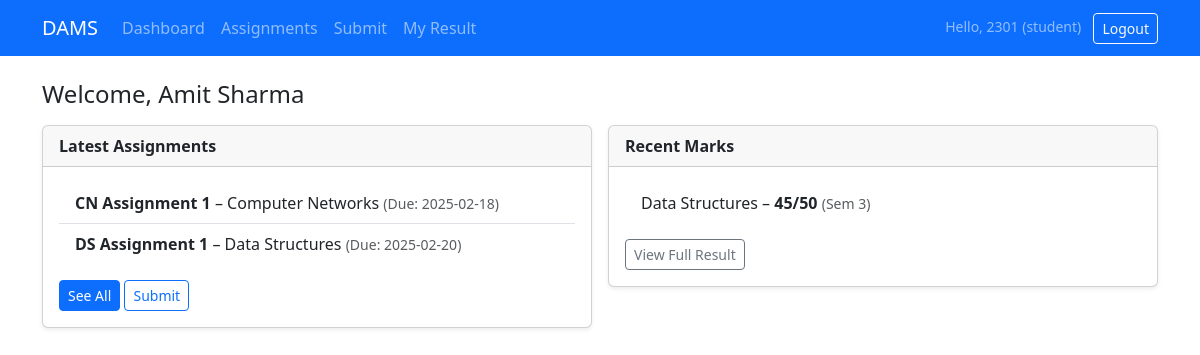
The app's page /pages/dashboard_student.php (signed in) with its own data.
### tables this page shows
CREATE TABLE students (
    id INT AUTO_INCREMENT PRIMARY KEY,
    name VARCHAR(100) NOT NULL,
    roll VARCHAR(50) UNIQUE NOT NULL,
    course VARCHAR(100) NOT NULL
);

CREATE TABLE assignments (
    id INT AUTO_INCREMENT PRIMARY KEY,
    title VARCHAR(200) NOT NULL,
    description TEXT,
    subject_id INT,
    due_date DATE,
    created_at TIMESTAMP DEFAULT CURRENT_TIMESTAMP,
    FOREIGN KEY (subject_id) REFERENCES subjects(id)
);

CREATE TABLE subjects (
    id INT AUTO_INCREMENT PRIMARY KEY,
    subject_name VARCHAR(100) NOT NULL,
    faculty_id INT,
    FOREIGN KEY (faculty_id) REFERENCES faculty(id)
);

CREATE TABLE results (
    id INT AUTO_INCREMENT PRIMARY KEY,
    student_id INT NOT NULL,
    subject_id INT NOT NULL,
    marks INT NOT NULL,
    total_marks INT NOT NULL DEFAULT 100,
    semester VARCHAR(10) NOT NULL,
    created_at TIMESTAMP DEFAULT CURRENT_TIMESTAMP,
    FOREIGN KEY (student_id) REFERENCES students(id),
    FOREIGN KEY (subject_id) REFERENCES subjects(id)
);

### pages/dashboard_student.php (the view, shortened to what this page needs)
<?php
require_once __DIR__ . '/../config/db.php';
require_once __DIR__ . '/../includes/header.php';
require_once __DIR__ . '/../includes/navbar.php';
$uname = $_SESSION['user']['username'];
$stu = $conn->prepare("SELECT id, name, roll, course FROM students WHERE roll=? LIMIT 1");
$stu->bind_param('s',$uname);
$stu->execute();
$student = $stu->get_result()->fetch_assoc();
$assignments = $conn->query("SELECT a.title, s.subject_name, a.due_date FROM assignments a LEFT JOIN subjects s ON a.subject_id=s.id ORDER BY a.id DESC LIMIT 6");
$marksSQL = "SELECT sub.subject_name, r.marks, r.total_marks, r.semester
             FROM results r JOIN subjects sub ON r.subject_id=sub.id
             WHERE r.student_id=? ORDER BY r.id DESC LIMIT 6";
$marks = $conn->prepare($marksSQL);
$stuId = (int)($student['id'] ?? 0);
$marks->bind_param('i',$stuId);
$marks->execute();
$recentMarks = $marks->get_result();
?>
<div class="container py-4">
  <h4 class="mb-3">Welcome, <?= htmlspecialchars($student['name'] ?? $uname) ?></h4>
  <div class="row g-3">
    <div class="col-md-6">
      <div class="card shadow-sm">
        <div class="card-header fw-bold">Latest Assignments</div>
        <div class="card-body">
          <ul class="list-group list-group-flush">
            <?php if($assignments && $assignments->num_rows): while($a=$assignments->fetch_assoc()): ?>
              <li class="list-group-item">
                <strong><?= htmlspecialchars($a['title']) ?></strong>
                <?php if($a['subject_name']): ?> – <?= htmlspecialchars($a['subject_name']) ?><?php endif; ?>
                <span class="small text-muted"> (Due: <?= htmlspecialchars($a['due_date'] ?? '-') ?>)</span>
              </li>
            <?php endwhile; else: ?>
              <li class="list-group-item">No assignments yet.</li>
            <?php endif; ?>
          </ul>
          <div class="mt-3">
            <a href="/dams/pages/assignments/student_view.php" class="btn btn-sm btn-primary">See All</a>
            <a href="/dams/pages/assignments/submit.php" class="btn btn-sm btn-outline-primary">Submit</a>
          </div>
        </div>
      </div>
    </div>
    <div class="col-md-6">
      <div class="card shadow-sm">
        <div class="card-header fw-bold">Recent Marks</div>
        <div class="card-body">
          <ul class="list-group list-group-flush">
            <?php if($recentMarks && $recentMarks->num_rows): while($m=$recentMarks->fetch_assoc()): ?>
              <li class="list-group-item">
                <?= htmlspecialchars($m['subject_name']) ?> – <strong><?= (int)$m['marks'] ?>/<?= (int)$m['total_marks'] ?></strong>
                <span class="small text-muted"> (Sem <?= htmlspecialchars($m['semester']) ?>)</span>
              </li>
            <?php endwhile; else: ?>
              <li class="list-group-item">No marks published yet.</li>
            <?php endif; ?>
          </ul>
          <div class="mt-3">
            <a href="/dams/pages/results/student_result.php" class="btn btn-sm btn-outline-secondary">View Full Result</a>
          </div>
        </div>
      </div>
    </div>
  </div>
</div>
<?php require_once __DIR__ . '/../includes/footer.php'; ?>

### assets/css/style.css (style rules this page uses)
body { min-height: 100vh; }

### records on screen
students: name "Amit Sharma"
assignments: title "CN Assignment 1", subject.subject_name "Computer Networks", due_date "2025-02-18"
assignments: title "DS Assignment 1", subject.subject_name "Data Structures", due_date "2025-02-20"
results: subject.subject_name "Data Structures", marks "45", total_marks "50", semester "3"

### other values on screen
$_SESSION['user']['username'] "2301"
$role "student"
